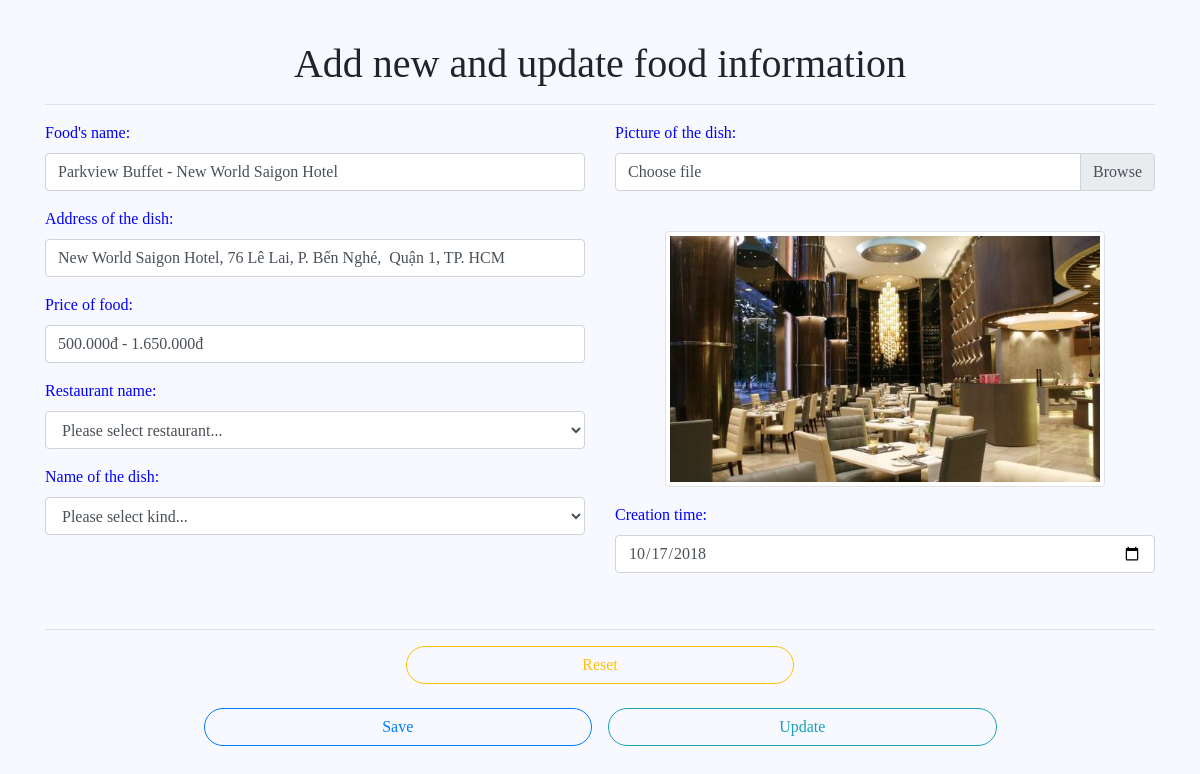
Page /SERVER/foody-admin/src/admin/modules/user/food/formEditFood.php?editFood=3 (signed in) on the committed database.
### tables this page shows
CREATE TABLE `foods` (
  `id` int(11) NOT NULL,
  `food_code` text NOT NULL,
  `food_name` text NOT NULL,
  `food_address` text NOT NULL,
  `food_price` text NOT NULL,
  `image_address` text NOT NULL,
  `res_code` text NOT NULL,
  `kind_code` text NOT NULL,
  `action_like` int(1) NOT NULL,
  `action_touch` int(1) NOT NULL,
  `create_at` date NOT NULL,
  `update_at` date NOT NULL
);

### SERVER/foody-admin/src/admin/modules/user/food/importLibs.php (called while the page is built, shortened)
<?php
require 'Food.php';
$food = new Food();
require 'updateFood.php';

### SERVER/foody-admin/src/admin/modules/user/food/Food.php (called while the page is built, shortened)
<?php
class Food
{
    private $foodName;
    private $foodAddress;
    private $foodPrice;
    private $imageAddress;
    private $create_at;
    public function getFoodName()
    {
        return $this->foodName;
    }
    public function setFoodName($foodName)
    {
        $this->foodName = $foodName;
        return $this;
    }
    public function getFoodPrice()
    {
        return $this->foodPrice;
    }
    public function setFoodPrice($foodPrice)
    {
        $this->foodPrice = $foodPrice;
        return $this;
    }
    public function getImageAddress()
    {
        return $this->imageAddress;
    }
    public function setImageAddress($imageAddress)
    {
        $this->imageAddress = $imageAddress;
        return $this;
    }
    public function getFoodAddress()
    {
        return $this->foodAddress;
    }
    public function setFoodAddress($foodAddress)
    {
        $this->foodAddress = $foodAddress;
        return $this;
    }
    public function getCreate_at()
    {
        return $this->create_at;
    }
    public function setCreate_at($create_at)
    {
        $this->create_at = $create_at;
        return $this;
    }
}

### SERVER/foody-admin/src/admin/modules/user/food/updateFood.php (called while the page is built, shortened)
<?php
if (isset($_GET['editFood'])) {
    $id = $_GET['editFood'];
    $rec = mysqli_query($connect, "select * from foods where id=$id");
}

### SERVER/foody-admin/src/admin/modules/user/food/formEditFood.php (the view, shortened to what this page needs)
<?php
require 'importLibs.php';
?>
<!DOCTYPE html>
<html lang="en">
<head>
    <link rel="stylesheet" href="https://maxcdn.bootstrapcdn.com/bootstrap/4.1.3/css/bootstrap.min.css">
</head>
<body>
    <div class="container">
        <h1 style="text-align: center">Add new and update food information</h1>
        <hr>
        <form action='formEditFood.php' method="POST" enctype="multipart/form-data">
            <div class="row">
                <div class="col-lg-6 col-md-6 col-sm-12 col-12">
                    <div class="form-group">
                        <label for="foodName">Food's name:</label>
                        <input type="text" class="form-control" id="foodName" placeholder="Please enter food's name" name="foodName" value="<?php echo $food->getFoodName(); ?>">
                    </div>
                    <div class="form-group">
                        <label for="foodAddress">Address of the dish:</label>
                        <input type="text" class="form-control" id="foodAddress" placeholder="Please enter address of the dish" name="foodAddress" value="<?php echo $food->getFoodAddress(); ?>">
                    </div>
                    <div class="form-group">
                        <label for="foodPrice">Price of food:</label>
                        <input type="text" class="form-control" id="foodPrice" placeholder="Please enter price of food" name="foodPrice" value="<?php echo $food->getFoodPrice(); ?>">
                    </div>
                    <div class="form-group">
                        <label for="resCode">Restaurant name:</label>
                        <select name="resCode" id="resCode" class="form-control">
                            <option value="">
                                Please select restaurant...
                            </option>
                        </select>
                    </div>
                    <div class="form-group">
                        <label for="kindCode">Name of the dish:</label>
                        <select name="kindCode" id="kindCode" class="form-control">
                            <option value="">
                                Please select kind...
                            </option>
                        </select>
                    </div>
                </div>
                <div class="col-lg-6 col-md-6 col-sm-12 col-12">
                    <div class="form-group">
                        <label for="foodImage">Picture of the dish:</label>
                        <div class="input-group mb-3">
                            <div class="custom-file">
                                <label class="custom-file-label" for="inputGroupFile01">Choose file</label>
                            </div>
                        </div>
                    </div>
                    <br>
                    <div class="form-group" style="text-align: center">
                        <img id="blah" class="img-thumbnail" src="<?php echo $food->getImageAddress(); ?>" alt="" srcset="" width="440px">
                    </div>
                    <div class="form-group">
                        <label for="foodCreate">Creation time:</label>
                        <input type="date" class="form-control" id="foodCreate" placeholder="Enter creation time" name="foodCreate" value="<?php echo $food->getCreate_at(); ?>">
                    </div>
                </div>
            </div>
            <div>
                <br><hr>
                <div class="form-group" style="text-align: center;">
                    <a class="btn btn-outline-warning" style="width: 35%; border-radius: 20px" href="formEditFood.php">Reset</a>
                    <br><br>
                    <button type="submit" id="btnSaveFood" name="btnSaveFood" class="btn btn-outline-primary" style="width: 35%; border-radius: 20px">Save</button>
                    <span>&nbsp;&nbsp;</span>
                    <button type="submit" id="btnUpdateFood" name="btnUpdateFood" class="btn btn-outline-info" style="width: 35%; border-radius: 20px">Update</button>
                </div>
            </div>
        </form>
    </div>
</body>
</html>

### SERVER/foody-admin/src/admin/modules/user/food/formEditFood.php (style rules this page uses)
body { font-family: Serif; margin-bottom: 30px; margin-top:40px; background-color: #F8F8FF; }
label { color: blue; }

### rows in the picture
foods: foodName "Parkview Buffet - New World Saigon Hotel", foodAddress "New World Saigon Hotel, 76 Lê Lai, P. Bến Nghé, Quận 1, TP. HCM", foodPrice "500.000đ - 1.650.000đ", image_address (picture), foodCreate "10/17/2018"
